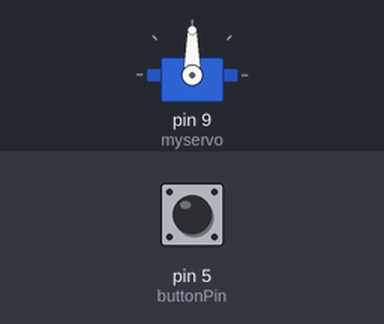
Simulated run of this sketch. Board: Arduino Uno, built with avr-gcc and run on an emulated ATmega328P. On the bench: servo. Inputs (shaded band) come from the test bench; at power-on: pin 5 (buttonPin) LOW.

Above: at 1.2 s.
1.3 s: pin 5 (buttonPin) pulled HIGH for 0.15 s
At 1.75 s:
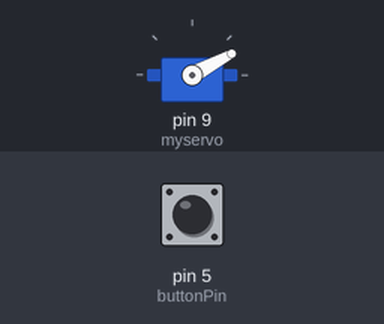
4.3 s: pin 5 (buttonPin) pulled HIGH for 1 s
At 5.32 s:
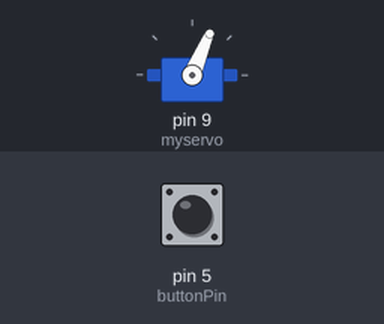
At 8.5 s:
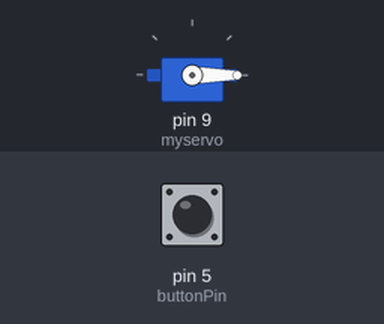
Timing chart, 0 to 10.0 s (numbered marks = the images above; inputs shaded):
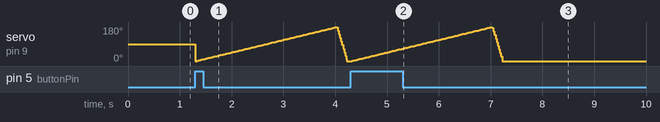

Measured:
- after the input at 4.3 s, servo on pin 9 (myservo): rises from 0° to 179° in 2.7 s, then falls to 0° in 0.22 s

The sketch:

Servo_with_button.ino
```cpp
#include <Servo.h>

Servo myservo;  // create servo object to control a servo
const int buttonPin = 5; // create pin for button

int buttonState = 0; // create variable to store button
int pos = 0;    // variable to store the servo position

void setup() {
  pinMode(buttonPin,INPUT); // set buttonPin as an input
  myservo.attach(9);  // attaches the servo on pin 9 to the servo object
}

void loop() {

  buttonState = digitalRead(buttonPin); // reads whether the button is pressed or not

  if (buttonState == HIGH) {
    // if the button is pressed, move the servo
    for (pos = 0; pos <= 180; pos += 1) { // move from 0 to 180 degrees
      // in steps of 1 degree forward
      myservo.write(pos);              // tell servo to go to position in variable 'pos'
      delay(15);                       // waits 15ms for the servo to reach the position
    }
    for (pos = 180; pos >= 0; pos -=1) { // same as above but moves backwards
      // steps of 1 degree backward
      myservo.write(pos);
      delay(1);
    }
  }
}
```
